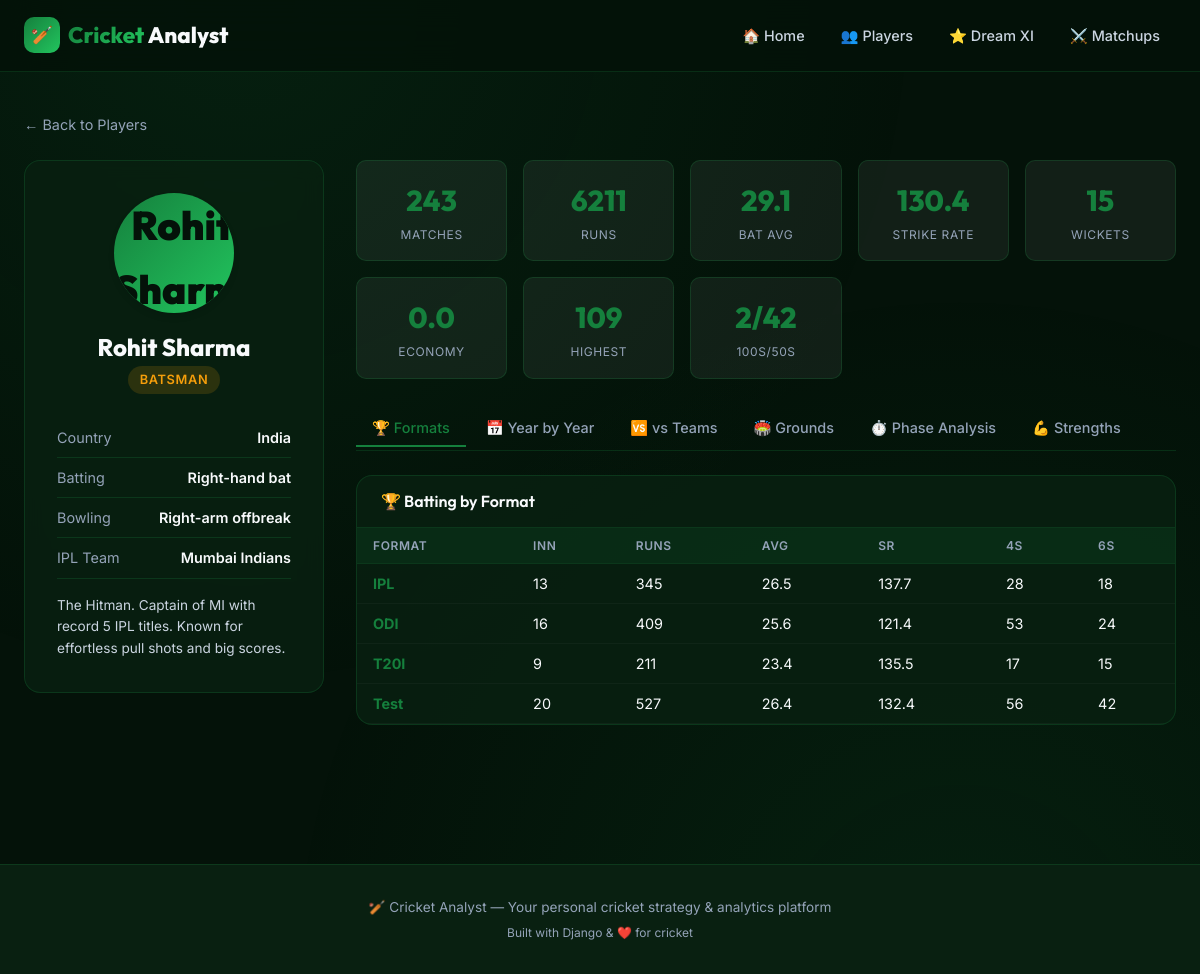
Page /players/228/ on the committed database.
### players/models.py (models this page shows, shortened)
class Player(models.Model):
    ROLE_CHOICES = [
        ('Batsman', 'Batsman'),
        ('Bowler', 'Bowler'),
        ('All-Rounder', 'All-Rounder'),
        ('WK-Batsman', 'Wicket-Keeper Batsman'),
    ]
    BATTING_STYLE_CHOICES = [
        ('Right-hand bat', 'Right-hand bat'),
        ('Left-hand bat', 'Left-hand bat'),
    ]
    BOWLING_STYLE_CHOICES = [
        ('Right-arm fast', 'Right-arm fast'),
        ('Right-arm medium', 'Right-arm medium'),
        ('Left-arm fast', 'Left-arm fast'),
        ('Left-arm medium', 'Left-arm medium'),
        ('Right-arm offbreak', 'Right-arm offbreak'),
        ('Right-arm legbreak', 'Right-arm legbreak'),
        ('Left-arm orthodox', 'Left-arm orthodox'),
        ('Left-arm chinaman', 'Left-arm chinaman'),
        ('Slow left-arm orthodox', 'Slow left-arm orthodox'),
        ('N/A', 'N/A'),
    ]
    name = models.CharField(max_length=150)
    country = models.CharField(max_length=80)
    is_overseas = models.BooleanField(default=False, help_text="Overseas player for IPL purposes")
    date_of_birth = models.DateField(null=True, blank=True)
    role = models.CharField(max_length=30, choices=ROLE_CHOICES)
    batting_style = models.CharField(max_length=50, choices=BATTING_STYLE_CHOICES, default='Right-hand bat')
    bowling_style = models.CharField(max_length=50, choices=BOWLING_STYLE_CHOICES, default='N/A')
    ipl_team = models.ForeignKey(Team, on_delete=models.SET_NULL, null=True, blank=True, related_name='players')
    photo_url = models.URLField(blank=True, default='')
    bio = models.TextField(blank=True, default='')
    total_matches = models.IntegerField(default=0)
    total_runs = models.IntegerField(default=0)
    total_wickets = models.IntegerField(default=0)
    batting_avg = models.FloatField(default=0.0)
    bowling_avg = models.FloatField(default=0.0)
    strike_rate = models.FloatField(default=0.0)
    economy_rate = models.FloatField(default=0.0)
    highest_score = models.IntegerField(default=0)
    best_bowling = models.CharField(max_length=20, default='0/0')
    centuries = models.IntegerField(default=0)
    half_centuries = models.IntegerField(default=0)
    catches = models.IntegerField(default=0)
    stumpings = models.IntegerField(default=0)
    run_outs = models.IntegerField(default=0)
    class Meta:
        ordering = ['name']

class Team(models.Model):
    name = models.CharField(max_length=100)
    short_name = models.CharField(max_length=10)
    logo_color = models.CharField(max_length=7, default='#1a8f5c')  # hex color
    is_ipl_team = models.BooleanField(default=False)

### players/views.py (the view)
# urls.py: path('players/<int:pk>/', views.player_detail, name='player_detail'),
def player_detail(request, pk):
    player = get_object_or_404(Player, pk=pk)
    year_batting_stats = (
        BattingInnings.objects.filter(player=player)
        .values('year')
        .annotate(
            innings=Count('id'),
            total_runs=Sum('runs'),
            total_fours=Sum('fours'),
            total_sixes=Sum('sixes'),
            avg=Avg('runs'),
            avg_sr=Avg('strike_rate'),
        )
        .order_by('year')
    )
    year_bowling_stats = (
        BowlingInnings.objects.filter(player=player)
        .values('year')
        .annotate(
            innings=Count('id'),
            total_overs=Sum('overs'),
            total_wickets=Sum('wickets'),
            total_runs=Sum('runs_conceded'),
            avg_econ=Avg('economy'),
        )
        .order_by('year')
    )
    team_batting_stats = (
        BattingInnings.objects.filter(player=player)
        .values('opponent__name')
        .annotate(
            innings=Count('id'),
            total_runs=Sum('runs'),
            avg=Avg('runs'),
            avg_sr=Avg('strike_rate'),
            best=Max('runs'),
        )
        .order_by('-total_runs')
    )
    team_bowling_stats = (
        BowlingInnings.objects.filter(player=player)
        .values('opponent__name')
        .annotate(
            innings=Count('id'),
            total_wickets=Sum('wickets'),
            total_runs=Sum('runs_conceded'),
            avg_econ=Avg('economy'),
        )
        .order_by('-total_wickets')
    )
    ground_batting_stats = (
        BattingInnings.objects.filter(player=player)
        .values('ground__name')
        .annotate(
            innings=Count('id'),
            total_runs=Sum('runs'),
            avg=Avg('runs'),
            avg_sr=Avg('strike_rate'),
        )
        .order_by('-total_runs')
    )
    phase_batting_stats = (
        BattingInnings.objects.filter(player=player)
        .values('phase')
        .annotate(
            innings=Count('id'),
            total_runs=Sum('runs'),
            avg_sr=Avg('strike_rate'),
            total_fours=Sum('fours'),
            total_sixes=Sum('sixes'),
        )
        .order_by('phase')
    )
    phase_bowling_stats = (
        BowlingInnings.objects.filter(player=player)
        .values('phase')
        .annotate(
            innings=Count('id'),
            total_wickets=Sum('wickets'),
            total_runs=Sum('runs_conceded'),
            avg_econ=Avg('economy'),
        )
        .order_by('phase')
    )
    format_batting_stats = (
        BattingInnings.objects.filter(player=player)
        .values('match_type')
        .annotate(
            innings=Count('id'),
            total_runs=Sum('runs'),
            avg=Avg('runs'),
            avg_sr=Avg('strike_rate'),
            total_fours=Sum('fours'),
            total_sixes=Sum('sixes'),
        )
        .order_by('match_type')
    )
    format_bowling_stats = (
        BowlingInnings.objects.filter(player=player)
        .values('match_type')
        .annotate(
            innings=Count('id'),
            total_overs=Sum('overs'),
            total_wickets=Sum('wickets'),
            total_runs=Sum('runs_conceded'),
            avg_econ=Avg('economy'),
        )
        .order_by('match_type')
    )
    return render(request, 'players/player_detail.html', {
        'player': player,
        'year_batting_stats': year_batting_stats,
        'year_bowling_stats': year_bowling_stats,
        'team_batting_stats': team_batting_stats,
        'team_bowling_stats': team_bowling_stats,
        'ground_batting_stats': ground_batting_stats,
        'phase_batting_stats': phase_batting_stats,
        'phase_bowling_stats': phase_bowling_stats,
        'format_batting_stats': format_batting_stats,
        'format_bowling_stats': format_bowling_stats,
    })

### players/templates/players/player_detail.html (shortened to what this page needs)
{% extends "base.html" %}
{% block content %}
<div class="container" style="padding-top: var(--space-xl);">
    <a href="{% url 'player_list' %}" style="display: inline-flex; align-items: center; gap: 6px; color: var(--text-muted); font-size: 0.9rem; margin-bottom: var(--space-lg);">← Back to Players</a>
    <div class="player-profile">
        <div class="player-profile-sidebar animate-fadeIn">
            {% if player.photo_url %}
            <img src="{{ player.photo_url }}" class="profile-avatar" style="object-fit: cover; width: 120px; height: 120px; border-radius: 50%; box-shadow: 0 4px 6px rgba(0,0,0,0.1); margin-bottom: 20px;" alt="{{ player.name }}">
            {% endif %}
            <h1 class="profile-name">{{ player.name }}</h1>
            <p style="color: var(--text-muted); margin-bottom: var(--space-lg);">
                <span class="role-badge {{ player.role|lower|cut:' ' }}" style="font-size: 0.8rem; padding: 4px 12px;">{{ player.role }}</span>
            </p>
            <div class="profile-meta-item">
                <span class="meta-label">Country</span>
                <span class="meta-value">{{ player.country }}</span>
            </div>
            <div class="profile-meta-item">
                <span class="meta-label">Batting</span>
                <span class="meta-value">{{ player.batting_style }}</span>
            </div>
            <div class="profile-meta-item">
                <span class="meta-label">Bowling</span>
                <span class="meta-value">{{ player.bowling_style }}</span>
            </div>
            {% if player.ipl_team %}
            <div class="profile-meta-item">
                <span class="meta-label">IPL Team</span>
                <span class="meta-value">{{ player.ipl_team.name }}</span>
            </div>
            {% endif %}
            {% if player.bio %}
            <p style="margin-top: var(--space-md); font-size: 0.85rem; color: var(--text-secondary); text-align: left; line-height: 1.6;">{{ player.bio }}</p>
            {% endif %}
        </div>
        <div class="player-profile-content animate-slideUp">
            <div class="stats-summary-grid">
                <div class="summary-stat-card">
                    <div class="stat-number">{{ player.total_matches }}</div>
                    <div class="stat-desc">Matches</div>
                </div>
                <div class="summary-stat-card">
                    <div class="stat-number">{{ player.total_runs }}</div>
                    <div class="stat-desc">Runs</div>
                </div>
                <div class="summary-stat-card">
                    <div class="stat-number">{{ player.batting_avg|floatformat:1 }}</div>
                    <div class="stat-desc">Bat Avg</div>
                </div>
                <div class="summary-stat-card">
                    <div class="stat-number">{{ player.strike_rate|floatformat:1 }}</div>
                    <div class="stat-desc">Strike Rate</div>
                </div>
                <div class="summary-stat-card">
                    <div class="stat-number">{{ player.total_wickets }}</div>
                    <div class="stat-desc">Wickets</div>
                </div>
                <div class="summary-stat-card">
                    <div class="stat-number">{{ player.economy_rate|floatformat:1 }}</div>
                    <div class="stat-desc">Economy</div>
                </div>
                <div class="summary-stat-card">
                    <div class="stat-number">{{ player.highest_score }}</div>
                    <div class="stat-desc">Highest</div>
                </div>
                <div class="summary-stat-card">
                    <div class="stat-number">{{ player.centuries }}/{{ player.half_centuries }}</div>
                    <div class="stat-desc">100s/50s</div>
                </div>
            </div>
            <div class="stats-tabs">
                <button class="stats-tab active" onclick="showTab('formats')">🏆 Formats</button>
                <button class="stats-tab" onclick="showTab('year-by-year')">📅 Year by Year</button>
                <button class="stats-tab" onclick="showTab('vs-teams')">🆚 vs Teams</button>
                <button class="stats-tab" onclick="showTab('grounds')">🏟️ Grounds</button>
                <button class="stats-tab" onclick="showTab('phase')">⏱️ Phase Analysis</button>
                <button class="stats-tab" onclick="showTab('strengths')">💪 Strengths</button>
            </div>
            <div class="tab-panel active" id="tab-formats">
                <div class="data-table-container">
                    <h3>🏆 Batting by Format</h3>
                    <table class="data-table">
                        <thead>
                            <tr>
                                <th>Format</th>
                                <th>Inn</th>
                                <th>Runs</th>
                                <th>Avg</th>
                                <th>SR</th>
                                <th>4s</th>
                                <th>6s</th>
                            </tr>
                        </thead>
                        <tbody>
                            {% for stat in format_batting_stats %}
                            <tr>
                                <td class="highlight-value">{{ stat.match_type }}</td>
                                <td>{{ stat.innings }}</td>
                                <td>{{ stat.total_runs }}</td>
                                <td>{{ stat.avg|floatformat:1 }}</td>
                                <td>{{ stat.avg_sr|floatformat:1 }}</td>
                                <td>{{ stat.total_fours }}</td>
                                <td>{{ stat.total_sixes }}</td>
                            </tr>
                            {% empty %}
                            <tr><td colspan="7" style="text-align: center; color: var(--text-muted);">No format data available</td></tr>
                            {% endfor %}
                        </tbody>
                    </table>
                </div>
            </div>
        </div>
    </div>
</div>
{% endblock %}

### players/templates/base.html (shortened to what this page needs)
{% load static %}
<!DOCTYPE html>
<html lang="en">
<head>
    <link rel="stylesheet" href="{% static 'css/style.css' %}">
</head>
<body>
    <nav class="navbar">
        <div class="container">
            <a href="{% url 'home' %}" class="navbar-brand">
                <div class="brand-icon">🏏</div>
                <div class="brand-text"><span>Cricket</span> Analyst</div>
            </a>
            <ul class="navbar-links" id="nav-links">
                <li><a href="{% url 'home' %}" class="{% if request.resolver_match.url_name == 'home' %}active{% endif %}">🏠 Home</a></li>
                <li><a href="{% url 'player_list' %}" class="{% if request.resolver_match.url_name == 'player_list' %}active{% endif %}">👥 Players</a></li>
                <li><a href="{% url 'dreamteam_builder' %}" class="{% if request.resolver_match.url_name == 'dreamteam_builder' %}active{% endif %}">⭐ Dream XI</a></li>
                <li><a href="{% url 'matchup_analyzer' %}" class="{% if request.resolver_match.url_name == 'matchup_analyzer' %}active{% endif %}">⚔️ Matchups</a></li>
            </ul>
        </div>
    </nav>
    <main class="page-content">
        {% block content %}{% endblock %}
    </main>
    <footer class="footer">
        <div class="container">
            <p>🏏 Cricket Analyst — Your personal cricket strategy &amp; analytics platform</p>
            <p style="margin-top: 4px; font-size: 0.75rem;">Built with Django &amp; ❤️ for cricket</p>
        </div>
    </footer>
</body>
</html>

### rows in the picture
Player: name "Rohit Sharma", role "BATSMAN", country "India", batting_style "Right-hand bat", bowling_style "Right-arm offbreak", ipl_team.name "Mumbai Indians", bio "The Hitman. Captain of MI with record 5 IPL titles. Known for effortless pull shots and big scores.", total_matches "243", total_runs "6211", batting_avg "29.1", strike_rate "130.4", total_wickets "15", economy_rate "0.0", highest_score "109", centuries "2", half_centuries "42"

### other values in the picture
{{ stat.match_type }} "IPL" "ODI" "T20I" "Test"
{{ stat.innings }} "13" "16" "9" "20"
{{ stat.total_runs }} "345" "409" "211" "527"
{{ stat.avg|floatformat:1 }} "26.5" "25.6" "23.4" "26.4"
{{ stat.avg_sr|floatformat:1 }} "137.7" "121.4" "135.5" "132.4"
{{ stat.total_fours }} "28" "53" "17" "56"
{{ stat.total_sixes }} "18" "24" "15" "42"
